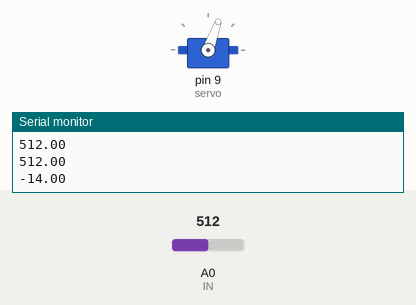
This sketch was run on a simulated Arduino Uno, built with avr-gcc and run on an emulated ATmega328P. Parts: servo, the last lines printed to the serial monitor. Inputs (shaded band) come from the test bench; at power-on: A0 (IN) = 512.

Above: at 2.2 s.
2.3 s: A0 (IN) set to 122
At 2.6 s:
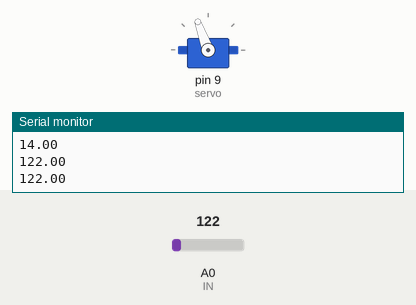
3.8 s: A0 (IN) set to 306
At 5.0 s:
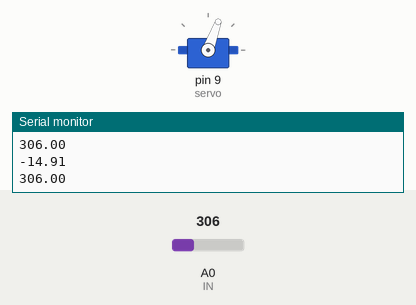
5.3 s: A0 (IN) set to 20
At 6.6 s:
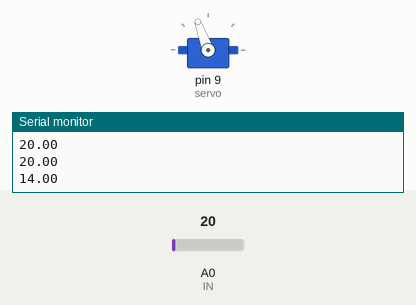
6.9 s: A0 (IN) set to 511
At 8.3 s:
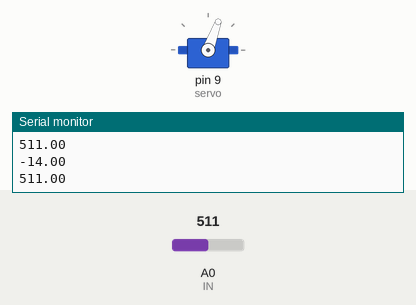
Timing chart, 0 to 9.4 s (numbered marks = the images above; inputs shaded):
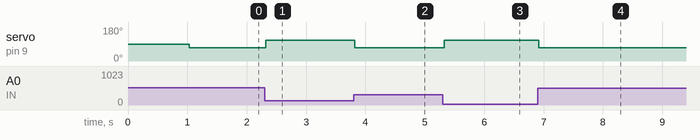

The sketch:

ball_balancer.ino
```cpp
#include <Servo.h>
Servo servo;

#define IN A0

float Kp = 2.0;
float Ki = 0.5;
float Kd = 0.5;

const int N = 7;
float sensorValues[N] = {
    400, 324, 269, 215, 186, 180, 176};
float positions[N] = {
    -14, -10, -5, 0, 5, 10, 14};

int neutralAngle = 90;
int direction = -1;

unsigned long previousTime;
float previousError = 0;
float integral = 0;
float filteredRaw = 226;
bool firstMeasurement = true;

void setup()
{
    Serial.begin(9600);
    servo.attach(9);
    servo.write(90);
    delay(1000);
    previousTime = millis();
}

void loop()
{
    unsigned long now = millis();
    if (now - previousTime < 30)
    {
        return;
    }
    float deltaTime = (now - previousTime) / 1000.0;
    previousTime = now;

    float raw = analogRead(IN);
    if (firstMeasurement)
        filteredRaw = raw;
    filteredRaw = 0.5 * raw + 0.5 * filteredRaw;

    float position = getPosition(filteredRaw);
    float error = -position;
    float P = Kp * error;

    Serial.println(raw);
    Serial.println(filteredRaw);
    Serial.println(position);

    integral += error * deltaTime;
    integral = constrain(integral, -30.0, 30.0);
    float I = Ki * integral;
    float D = Kd * (error - previousError) / deltaTime;
    float PID = P + I + D;

    float angle = neutralAngle + direction * PID;
    angle = constrain(angle, 70.0, 110.0);
    servo.write(round(angle));

    previousError = error;
}

float getPosition(float value)
{
    if (value >= sensorValues[0])
    {
        return -14;
    }
    if (value <= sensorValues[N - 1])
    {
        return 14;
    }
    for (int i = 0; i < N - 1; i++)
    {
        if (value <= sensorValues[i] && value >= sensorValues[i + 1])
        {
            float sensorDelta = sensorValues[i + 1] - sensorValues[i];
            float positionsDelta = positions[i] + positions[i + 1];
            float valueRawDelta = value - sensorValues[i];
            return positions[i] + valueRawDelta * positionsDelta / sensorDelta;
        }
    }
    return 0;
}
```

Measured:
- after the input at 2.3 s, servo on pin 9 (servo): 70° → 110° at once
- after the input at 3.8 s, servo on pin 9 (servo): 110° → 70° at once
- after the input at 5.3 s, servo on pin 9 (servo): 70° → 109° at once, → 110° 0.15 s later
- after the input at 6.9 s, servo on pin 9 (servo): 110° → 70° at once
